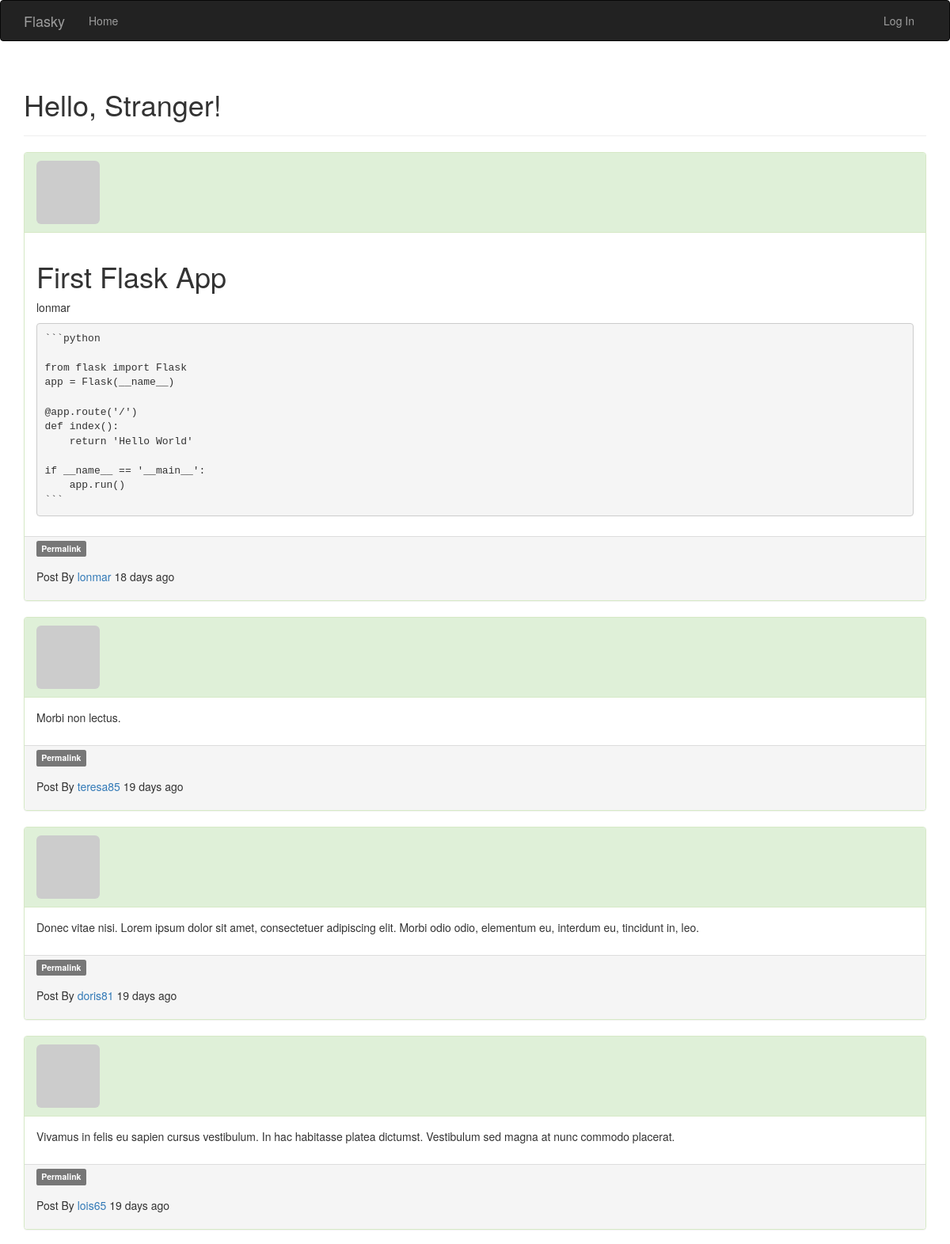
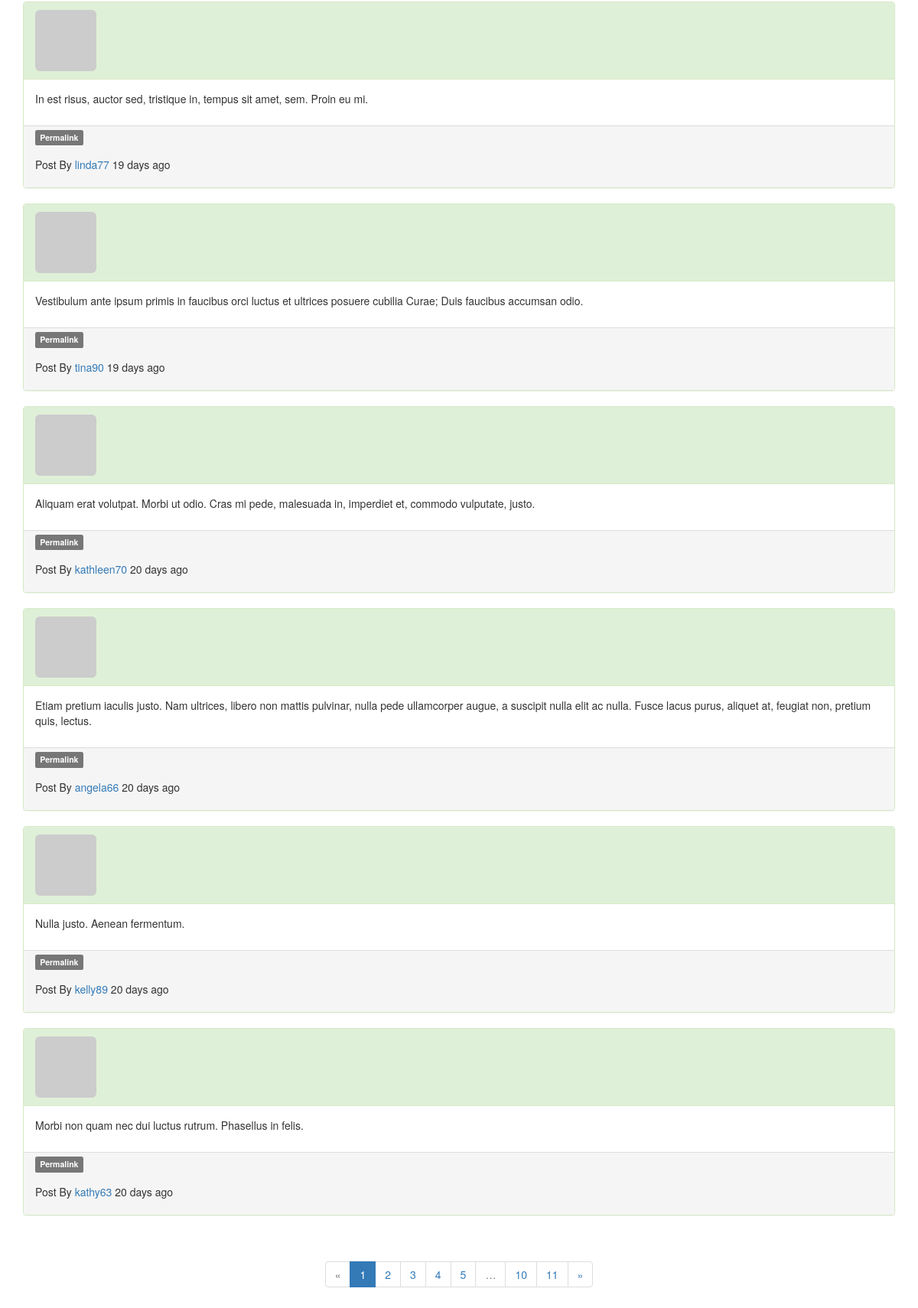
The page / on the database its author committed (2 pictures, top to bottom).
### app/models.py (models this page shows, shortened)
class Post(db.Model):
    __tablename__ = 'posts'
    id = db.Column(db.Integer, primary_key=True)
    body = db.Column(db.Text)
    body_html = db.Column(db.Text)
    timestamp = db.Column(db.DateTime, index=True, default=datetime.utcnow())
    author_id = db.Column(db.Integer, db.ForeignKey('users.id'))

class User(UserMixin, db.Model):
    __tablename__ = 'users'
    id = db.Column(db.Integer, primary_key=True)
    email = db.Column(db.String(64), unique=True, index=True)
    username = db.Column(db.String(64), unique=True, index=True)
    role_id = db.Column(db.Integer, db.ForeignKey('roles.id'))
    password_hash = db.Column(db.String(128))
    confirmed = db.Column(db.Boolean, default=False)
    posts = db.relationship('Post', backref='author', lazy='dynamic')
    name = db.Column(db.String(64))
    location = db.Column(db.String(64))
    about_me = db.Column(db.Text())
    member_since = db.Column(db.DateTime(), default=datetime.utcnow)
    last_seen = db.Column(db.DateTime(), default=datetime.utcnow)
    avatar_hash = db.Column(db.String(32))
    @property
    def password(self):
        raise AttributeError('password is not a readable attribute')
    def gravatar_hash(self):
        return hashlib.md5(self.email.lower().encode('utf-8')).hexdigest()
    def gravatar(self, size=100, default='identicon', rating='g'):
        url = 'https://secure.gravatar.com/avatar'
        if self.avatar_hash is None:
            imghash = self.gravatar_hash()
        else:
            imghash = self.avatar_hash
            self.avatar_hash = imghash
            db.session.add(self)
            db.session.commit()
        return '{url}/{hash}?s={size}&d={default}&r={rating}'.format(
            url=url, hash=imghash, size=size, default=default, rating=rating)

### app/main/views.py (the view)
@main.route('/', methods=['GET', 'POST'])
def index():
    form = PostForm()
    if current_user.can(Permission.WRITE) and form.validate_on_submit():
        post = Post(body=form.body.data, author=current_user._get_current_object())
        db.session.add(post)
        db.session.commit()
        return redirect(url_for('main.index'))
    page = request.args.get('page', 1, type=int)
    pagination = Post.query.order_by(Post.timestamp.desc()).paginate(
        page, per_page=current_app.config['FLASKY_POSTS_PER_PAGE'],
        error_out=False)
    posts = pagination.items
    return render_template('index.html', form=form, posts=posts,
                           pagination=pagination)

### app/auth/views.py (called while the page is built)
@auth.before_app_request
def before_request():
    if current_user.is_authenticated:
        current_user.ping()
        if not current_user.confirmed \
                and request.endpoint \
                and request.blueprint != 'auth' \
                and request.endpoint != 'static':
            return redirect(url_for('auth.unconfirmed'))

### app/main/__init__.py (called while the page is built)
@main.app_context_processor
def inject_permissions():  # 能让变量在所有模板中全局可访问
    return dict(Permission=Permission,
                current_time=datetime.utcnow())

### app/models.py (called while the page is built)
    def can(self, permissions):
        return False

    def is_administrator(self):
        return False

### app/templates/index.html (shortened to what this page needs)
{% extends "base.html" %}
{% import "bootstrap/wtf.html" as wtf %}
{% block page_content %}
<div class="page-header">
    <h1>Hello, {% if current_user.is_authenticated %}{{ current_user.username }}{% else %}Stranger{% endif %}!</h1>
</div>
{% include '_posts.html' %}
<nav style="text-align: center;">
    <div class="pagination">
    {% import "_macros.html" as macros %}
    {{ macros.pagination_widget(pagination, '.index') }}
    </div>
</nav>
{% endblock %}

### app/templates/_posts.html (shortened to what this page needs)
<div class="posts">
    {% for post in posts %}
    <div class="post">
    <div class="panel panel-success">
        <div class="panel-heading">
            <a href="{{ url_for('.user', username=post.author.username) }}">
                <img class="img-rounded" src="{{ post.author.gravatar(size=50) }}">
            </a>
        </div>
        <div class="panel-body">
            <div class="post-body">
                {% if post.body_html %}
                    {{ post.body_html | safe }}
                {% else %}
                    {{ post.body }}
                {% endif %}
            </div>
        </div>
        <div class="panel-footer">
            <a href="{{ url_for('.post', id=post.id) }}">
                <p class="label label-default">Permalink</p>
            </a>
            <br><br>
            <p>Post By
                <span><a href="{{ url_for('.user', username=post.author.username) }}">{{ post.author.username }}</a></span>
                {{ moment(post.timestamp).fromNow() }}
            </p>
        </div>
    </div>
    </div>
    {% endfor %}
</div>

### rows shown on the page
Post: body_html "First Flask App lonmar ```python from flask import Flask app = Flask(__name__) @app.route('/') def index(): return 'Hello World' if __name__ == '__main__': app.run() ```", author.username "lonmar", timestamp "18 days ago"
Post: body_html "Morbi non lectus.", author.username "teresa85", timestamp "19 days ago"
Post: body_html "Donec vitae nisi. Lorem ipsum dolor sit amet, consectetuer adipiscing elit. Morbi odio odio, elementum eu, interdum eu, tincidunt in, leo.", author.username "doris81", timestamp "19 days ago"
Post: body_html "Vivamus in felis eu sapien cursus vestibulum. In hac habitasse platea dictumst. Vestibulum sed magna at nunc commodo placerat.", author.username "lois65", timestamp "19 days ago"
Post: body_html "In est risus, auctor sed, tristique in, tempus sit amet, sem. Proin eu mi.", author.username "linda77", timestamp "19 days ago"
Post: body_html "Vestibulum ante ipsum primis in faucibus orci luctus et ultrices posuere cubilia Curae; Duis faucibus accumsan odio.", author.username "tina90", timestamp "19 days ago"
Post: body_html "Aliquam erat volutpat. Morbi ut odio. Cras mi pede, malesuada in, imperdiet et, commodo vulputate, justo.", author.username "kathleen70", timestamp "20 days ago"
Post: body_html "Etiam pretium iaculis justo. Nam ultrices, libero non mattis pulvinar, nulla pede ullamcorper augue, a suscipit nulla elit ac nulla. Fusce lacus purus, aliquet at, feugiat non, pretium quis, lectus.", author.username "angela66", timestamp "20 days ago"
Post: body_html "Nulla justo. Aenean fermentum.", author.username "kelly89", timestamp "20 days ago"
Post: body_html "Morbi non quam nec dui luctus rutrum. Phasellus in felis.", author.username "kathy63", timestamp "20 days ago"

### other values the page prints
{{ p }} "1"
{{ p }} "2" "3" "4" "5" "10" "11"
